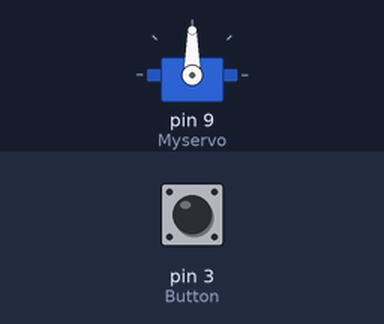
Bench run of a sketch on a simulated Arduino Uno, built with avr-gcc and run on an emulated ATmega328P. Parts: servo. The test bench sets the inputs (shaded band); at power-on: pin 3 (Button) LOW. At 4.3 s the program stops and its outputs stay as they are.

Above: at 1.2 s.
1.3 s: pin 3 (Button) pulled HIGH for 0.15 s
At 2.3 s:
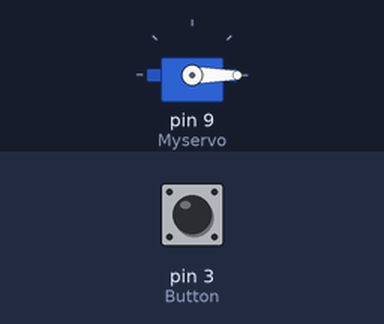
Timing chart, 0 to 4.3 s (numbered marks = the images above; inputs shaded):
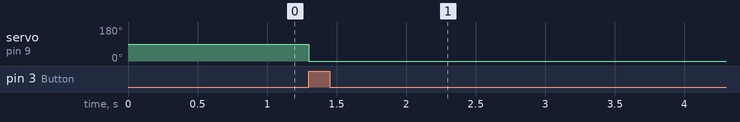

The sketch:

sketch_dec10a.ino
```cpp
#include  <Servo.h>
Servo Myservo;

int ButtonValue=0;
int Button = 3;


void setup()

{
  Myservo.attach(9);


pinMode(Button, INPUT);
}

void loop()
{

  ButtonValue=digitalRead(Button);

  if (ButtonValue !=0) {

    // delay(1000); //hier Zeit für Timer eingeben

 Myservo.write(0);

delay(3000); //Motor dreht für x Millisekunden

 Myservo.write(0);

exit(0);


    }

  else {

    }


}
```

Measured:
- after the input at 1.3 s, servo on pin 9 (Myservo): 90° → 0° at once
